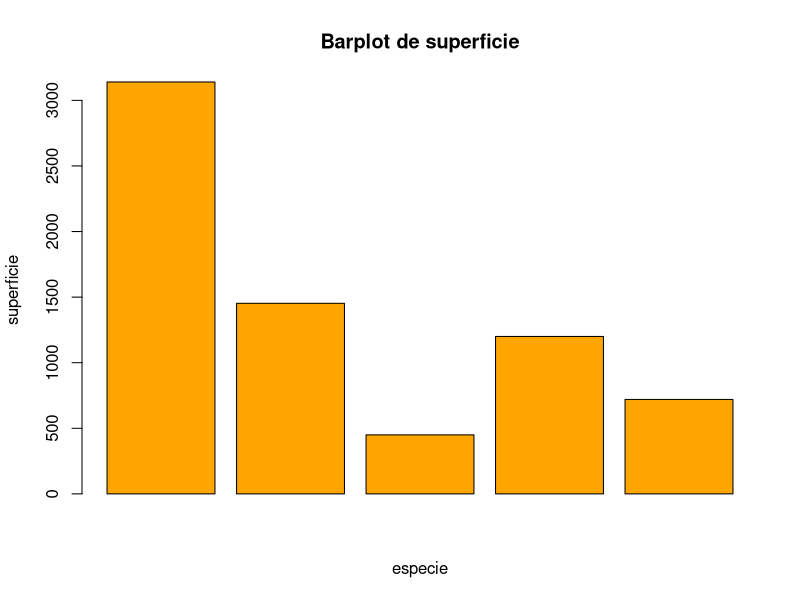

R code for this plot:
# Andrea Michelle Luna Vasconcelos 1950889

#Superficie 
3140 + 1453 + 450 + 1200 + 720
Pinus <- 3140
Mezquite <- 1453
Encinos <- 450
Teka <- 1200
Juniperos <- 720
Superficie <- c(Pinus, Mezquite, Encinos, Teka, Juniperos)
barplot(Superficie, col = "orange", ylab = "superficie", xlab = "especie", 
        main = "Barplot de superficie")
sort(Superficie)
median(Superficie)
mean(Superficie)

